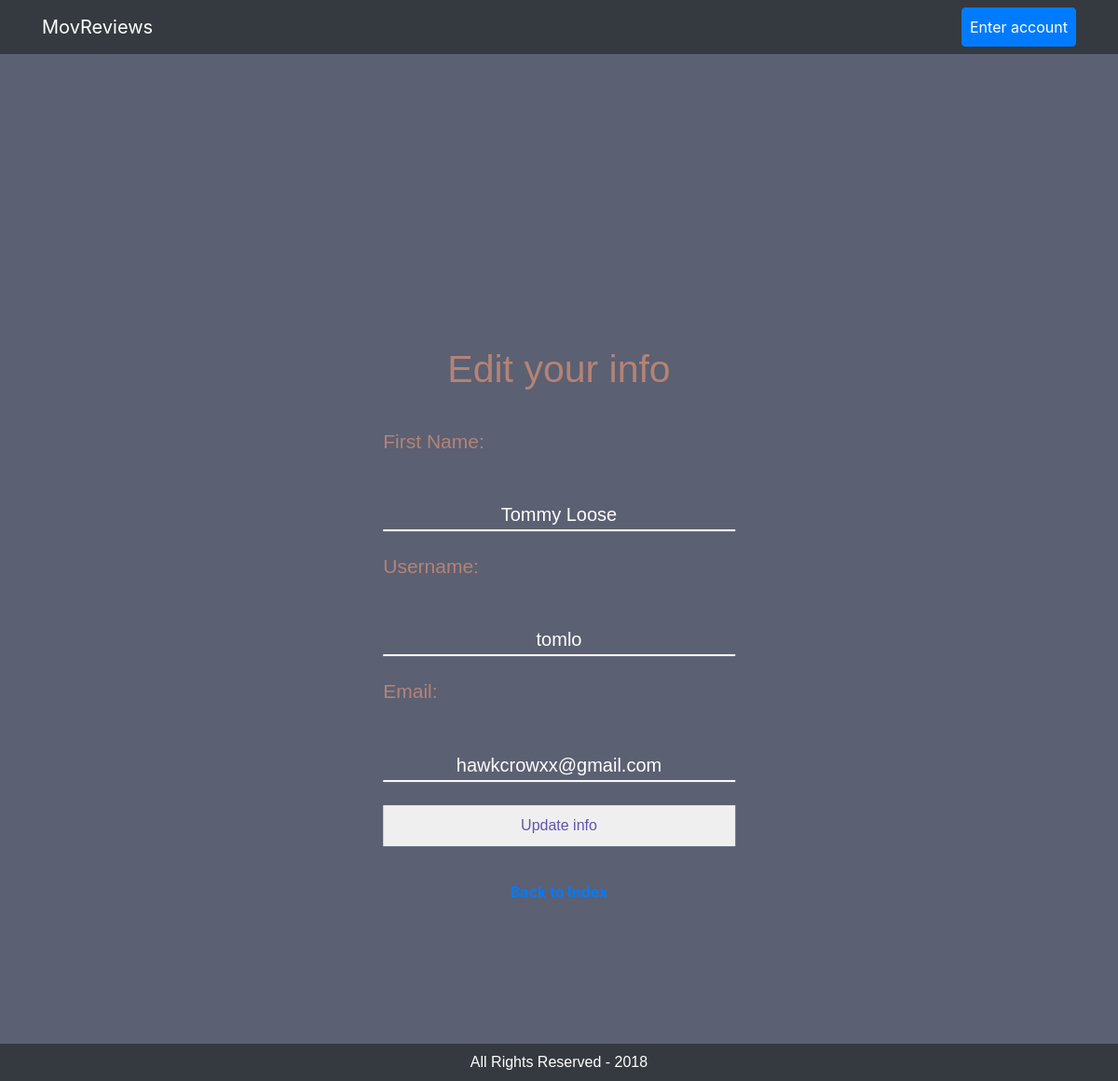
The app's page /admin/users/edituser.php (signed in) with its own data.
### tables this page shows
CREATE TABLE `tbl_user` (
  `user_id` mediumint(8) UNSIGNED NOT NULL,
  `user_fname` varchar(250) NOT NULL,
  `user_name` varchar(250) NOT NULL,
  `user_pass` varchar(250) NOT NULL,
  `user_email` varchar(250) NOT NULL,
  `user_date` timestamp NOT NULL DEFAULT CURRENT_TIMESTAMP,
  `user_level` varchar(15) DEFAULT NULL,
  `user_ip` varchar(50) NOT NULL DEFAULT 'no',
  `user_lastLogin` varchar(100) NOT NULL,
  `user_attempts` tinyint(4) NOT NULL,
  `user_logins` int(255) NOT NULL
);

### admin/phpscripts/read.php (called while the page is built, shortened)
<?php
	function getSingle($tbl, $col, $id) {
		include('connect.php');
		$querySingle = "SELECT * FROM {$tbl} WHERE {$col} = {$id}";
		$runSingle = mysqli_query($link, $querySingle);
		if($runSingle){
			return $runSingle;
		}else{
			$error = "There was error accessing this information.  Please contact your admin.";
			return $error;
		}
	}
?>

### admin/phpscripts/sessions.php (called while the page is built, shortened)
<?php
	function confirm_logged_in() {
		if(isset($_SESSION['user_id'])){
			return true;
		}
		else{
			return false;
		}
	}
?>

### admin/users/edituser.php (the view, shortened to what this page needs)
<?php
	$id = $_SESSION['user_id'];
	$tbl = "tbl_user";
	$col = "user_id";
	$popForm = getSingle($tbl, $col, $id);
	$found_user = mysqli_fetch_array($popForm, MYSQLI_ASSOC);
?>
<!doctype html>
<html>
<head>
<link rel='stylesheet' href='../../css/bootstrap.min.css' />
<link rel='stylesheet' href='../../css/bootstrap-grid.min.css' />
<link rel='stylesheet' href='../../css/bootstrap-reboot.min.css' />
<link rel='stylesheet' href='../../css/style.css' />
<link rel="stylesheet" href="../css/login.css">
</head>
<body>
	<div id="loginPage">
	<div class="loginCon">
	<h1 class='title'>Edit your info</h1>
	<form action="edituser.php" method="post">
	<label><h2>First Name:</h2></label>
	<input class="inputLog" required type="text" name="fname" value="<?php echo $found_user['user_fname']; ?>"><br><br>
	<label><h2>Username:</h2></label>
	<input class="inputLog" required type="text" name="username" value="<?php echo $found_user['user_name']; ?>"><br><br>
	<label><h2>Email:</h2></label>
	<input class="inputLog" required type="email" name="email" value="<?php echo $found_user['user_email']; ?>"><br><br>
	<input class="SubBtn" type="submit" name="submit" value="Update info">
	</form>
	<?php
		if(confirm_logged_in()){
			echo "<a class='back' href='../index.php'> Back to Index </a>";
		}
		else{
			echo "<a class='back' href='../login.php'> Back to Login </a>";
		}
	?>
	</div>
	</div>
</body>
</html>

### css/style.css (style rules this page uses)
body { margin-top: 5em; background-color: #5B6073; }
h1, h2, h3, h4, h5 { color: #B48375; }
p { color: #E5DFC5; }
footer { background-color: #343a40 !important; text-align: center; padding: 0.5em 0%; }
footer p { margin-bottom: 0%; color: white; }

### admin/css/login.css (style rules this page uses)
#loginPage { height: 130vh; }
.loginCon { position: absolute; top: 50%; left: 50%; transform: translate(-50%, -50%); }
footer { position: relative; top: 150%; }
h1, h2, p, label, input { margin-bottom: 25px; font-family: Arial; }
.title { margin-top: 50% !important; font-size: 41px; padding-bottom: 15px; text-align: center; }
input { float: left; clear: both; width: 100%; border: 0; margin-right: 0.5%; }
.inputLog { color: white; background-color: transparent; border: none; border-bottom: 2px solid #fff; outline: none; text-align: center; cursor: pointer; font-size: 20px; }
label h2 { display: block; text-align: center; width: 100%; font-size: 21px; }
.SubBtn { padding: 10px; color: #6254a9; cursor: pointer; margin-bottom: 10%; }
a.back { display: block; margin: 2% auto; text-align: center; font-weight: bold; }

### records on screen
tbl_user: fname "Tommy Loose", username "tomlo", email "hawkcrowxx@gmail.com"
